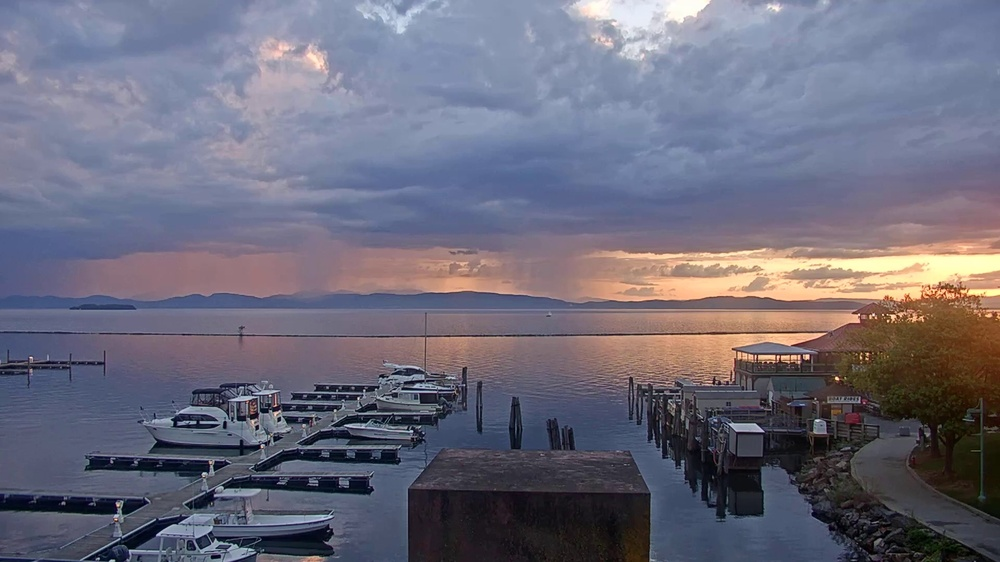
#> input picture SERVICES/EXAMPLE_IMAGES/07_sunset_05-16-2025.jpg, 1000 x 562 px, shrunk from 1920 x 1080 before the run
$ python -i sunset_process.py   (imports and definitions only)
#> lines starting #> are read from the running program, lines starting #| are printed output that depends on the picture; after the words box and inside, x2 and y2 are one past the last pixel; in counts of white or black regions, pixels touching at a corner belong together
# %%
import json
from pathlib import Path

import cv2
import numpy as np

# Every number in the score (hue bands, weights, contrast, soft cap) lives in hsv_score.json, which the
# dashboard reads too (overlay colours, Ranking explained), so a tweak is one edit in one place.
CONFIG = json.loads((Path(__file__).parent / "hsv_score.json").read_text())
#> (reads sunset_code/helpers/hsv_score.json from the repository)
#> further down, picture is the input picture: shape (562, 1000, 3); mean B, G, R 123.3, 107.2, 108.7


# [127 lines left out: functions sky_height, rank_sunset, draw_overlay, opacity_overlay, put_text_with_opacity_bg, not called in this run]
def find_horizon(image):
    def get_horizon_line(img, min_line_length):
#> called with min_line_length = 500
        gray = cv2.cvtColor(img, cv2.COLOR_BGR2GRAY)
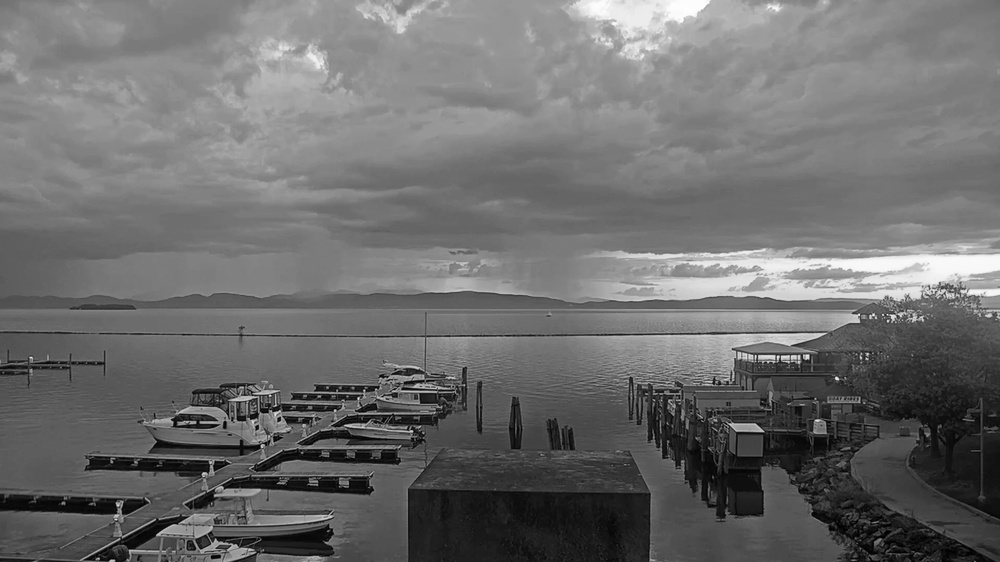
#> gray: shape (562, 1000); min 0, max 255, mean 109.5
        edges = cv2.Canny(gray, 50, 150, apertureSize=3)
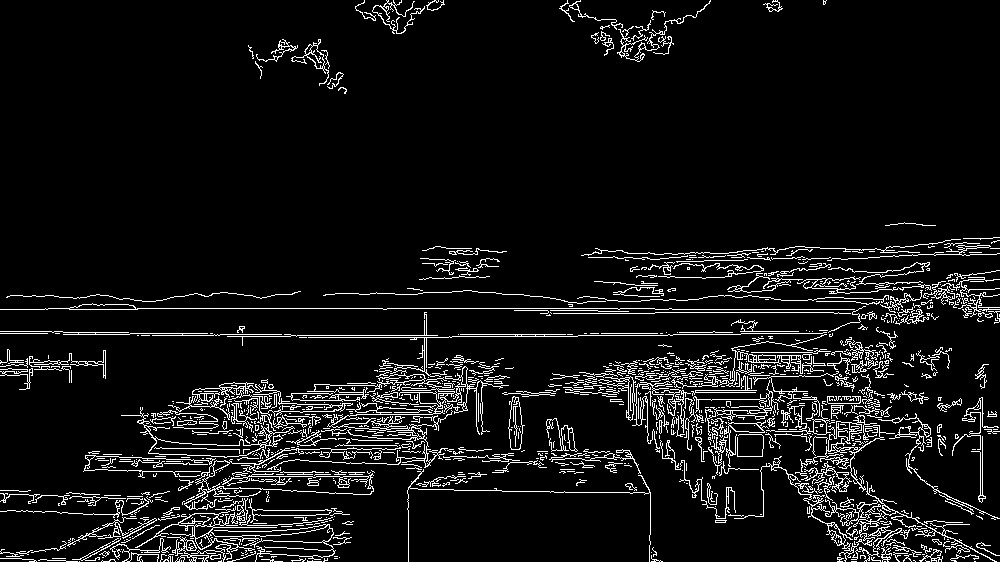
#> edges: shape (562, 1000); 7.4% white in thin lines or dots
        lines = cv2.HoughLinesP(edges, 1, np.pi/180, threshold=16, minLineLength=min_line_length, maxLineGap=15)
#> lines = [[135, 308, 671, 308]]
        best_line = None
        max_length = 0
        horizon_y = None
        if lines is not None:
            for line in lines:
                x1, y1, x2, y2 = line[0]
                dy = abs(y2 - y1)
                dx = abs(x2 - x1)
                length = np.hypot(dx, dy)
                if dy < 5 and length > max_length and min(y1, y2) > img.shape[0] * 0.15 and max(y1, y2) < img.shape[0] * 0.85:
                    max_length = length
                    best_line = (x1, y1, x2, y2)
#> this loop made 1 pass
#> (x1, y1, x2, y2, dy, dx, length, max_length) on pass 1: (135, 308, 671, 308, 0, 536, 536, 536)
#> after the loop, max_length = 536
            if best_line:
                horizon_y = int((best_line[1] + best_line[3]) / 2)
#> horizon_y = 308
                cv2.line(img, (0, horizon_y), (img.shape[1], horizon_y), (0,255,0), 2)
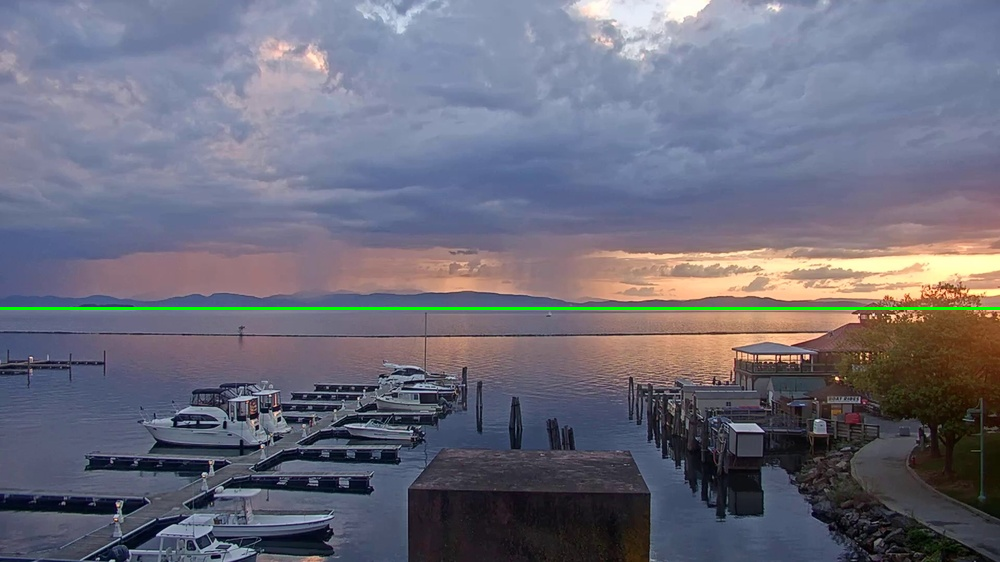
#> img: shape (562, 1000, 3); 0.53% of pixels changed, all inside (x1, y1, x2, y2) = (0, 307, 1000, 310)
        return img, horizon_y

    min_line_length = 500
    result_img, horizon_y = get_horizon_line(image, min_line_length)
#> horizon_y = 308
    while horizon_y is None and min_line_length > 250:
        min_line_length -= 50
        result_img, horizon_y = get_horizon_line(image, min_line_length)
#> this loop made 0 passes
#> after the loop, min_line_length = 500
    return result_img, horizon_y

# [15 lines left out: function calculate_saturation_weighted_score, not called in this run]


    # [13 lines of commented-out code are left out]

>>> import cv2
>>> picture = cv2.imread('../../SERVICES/EXAMPLE_IMAGES/07_sunset_05-16-2025.jpg')
>>> result = find_horizon(picture)
